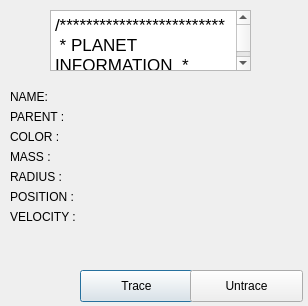
<?xml version="1.0" encoding="UTF-8"?>
<ui version="4.0">
 <class>PlanetInfo</class>
 <widget class="QDialog" name="PlanetInfo">
  <property name="geometry">
   <rect>
    <x>0</x>
    <y>0</y>
    <width>308</width>
    <height>306</height>
   </rect>
  </property>
  <property name="windowTitle">
   <string>Dialog</string>
  </property>
  <widget class="QWidget" name="formLayoutWidget">
   <property name="geometry">
    <rect>
     <x>10</x>
     <y>90</y>
     <width>291</width>
     <height>171</height>
    </rect>
   </property>
   <layout class="QFormLayout" name="formLayout">
    <item row="0" column="0">
     <widget class="QLabel" name="label">
      <property name="text">
       <string>NAME: </string>
      </property>
     </widget>
    </item>
    <item row="0" column="1">
     <widget class="QLabel" name="l_name">
      <property name="text">
       <string/>
      </property>
     </widget>
    </item>
    <item row="1" column="0">
     <widget class="QLabel" name="label_3">
      <property name="text">
       <string>PARENT : </string>
      </property>
     </widget>
    </item>
    <item row="1" column="1">
     <widget class="QLabel" name="l_parent">
      <property name="text">
       <string/>
      </property>
     </widget>
    </item>
    <item row="2" column="0">
     <widget class="QLabel" name="label_4">
      <property name="text">
       <string>COLOR : </string>
      </property>
     </widget>
    </item>
    <item row="2" column="1">
     <widget class="QLabel" name="l_color">
      <property name="text">
       <string/>
      </property>
     </widget>
    </item>
    <item row="3" column="0">
     <widget class="QLabel" name="label_5">
      <property name="text">
       <string>MASS : </string>
      </property>
     </widget>
    </item>
    <item row="3" column="1">
     <widget class="QLabel" name="l_mass">
      <property name="text">
       <string/>
      </property>
     </widget>
    </item>
    <item row="4" column="0">
     <widget class="QLabel" name="label_6">
      <property name="text">
       <string>RADIUS : </string>
      </property>
     </widget>
    </item>
    <item row="4" column="1">
     <widget class="QLabel" name="l_radius">
      <property name="text">
       <string/>
      </property>
     </widget>
    </item>
    <item row="5" column="0">
     <widget class="QLabel" name="label_7">
      <property name="text">
       <string>POSITION : </string>
      </property>
     </widget>
    </item>
    <item row="5" column="1">
     <widget class="QLabel" name="l_pos">
      <property name="text">
       <string/>
      </property>
     </widget>
    </item>
    <item row="6" column="0">
     <widget class="QLabel" name="label_8">
      <property name="text">
       <string>VELOCITY : </string>
      </property>
     </widget>
    </item>
    <item row="6" column="1">
     <widget class="QLabel" name="l_veloc">
      <property name="text">
       <string/>
      </property>
     </widget>
    </item>
   </layout>
  </widget>
  <widget class="QTextBrowser" name="textBrowser">
   <property name="geometry">
    <rect>
     <x>50</x>
     <y>10</y>
     <width>201</width>
     <height>61</height>
    </rect>
   </property>
   <property name="frameShadow">
    <enum>QFrame::Plain</enum>
   </property>
   <property name="lineWidth">
    <number>0</number>
   </property>
   <property name="html">
    <string>&lt;!DOCTYPE HTML PUBLIC &quot;-//W3C//DTD HTML 4.0//EN&quot; &quot;http://www.w3.org/TR/REC-html40/strict.dtd&quot;&gt;
&lt;html&gt;&lt;head&gt;&lt;meta name=&quot;qrichtext&quot; content=&quot;1&quot; /&gt;&lt;style type=&quot;text/css&quot;&gt;
p, li { white-space: pre-wrap; }
&lt;/style&gt;&lt;/head&gt;&lt;body style=&quot; font-family:'.SF NS Text'; font-size:13pt; font-weight:400; font-style:normal;&quot;&gt;
&lt;p style=&quot; margin-top:0px; margin-bottom:0px; margin-left:0px; margin-right:0px; -qt-block-indent:0; text-indent:0px;&quot;&gt;/*************************&lt;/p&gt;
&lt;p style=&quot; margin-top:0px; margin-bottom:0px; margin-left:0px; margin-right:0px; -qt-block-indent:0; text-indent:0px;&quot;&gt; * PLANET INFORMATION  *&lt;/p&gt;
&lt;p style=&quot; margin-top:0px; margin-bottom:0px; margin-left:0px; margin-right:0px; -qt-block-indent:0; text-indent:0px;&quot;&gt; *************************/&lt;/p&gt;&lt;/body&gt;&lt;/html&gt;</string>
   </property>
  </widget>
  <widget class="QPushButton" name="btn_trace">
   <property name="geometry">
    <rect>
     <x>80</x>
     <y>270</y>
     <width>113</width>
     <height>32</height>
    </rect>
   </property>
   <property name="text">
    <string>Trace</string>
   </property>
  </widget>
  <widget class="QPushButton" name="btn_untrace">
   <property name="geometry">
    <rect>
     <x>190</x>
     <y>270</y>
     <width>113</width>
     <height>32</height>
    </rect>
   </property>
   <property name="text">
    <string>Untrace</string>
   </property>
  </widget>
 </widget>
 <resources/>
 <connections>
  <connection>
   <sender>btn_trace</sender>
   <signal>released()</signal>
   <receiver>PlanetInfo</receiver>
   <slot>accept()</slot>
   <hints>
    <hint type="sourcelabel">
     <x>236</x>
     <y>285</y>
    </hint>
    <hint type="destinationlabel">
     <x>153</x>
     <y>152</y>
    </hint>
   </hints>
  </connection>
  <connection>
   <sender>btn_untrace</sender>
   <signal>released()</signal>
   <receiver>PlanetInfo</receiver>
   <slot>accept()</slot>
   <hints>
    <hint type="sourcelabel">
     <x>246</x>
     <y>285</y>
    </hint>
    <hint type="destinationlabel">
     <x>153</x>
     <y>152</y>
    </hint>
   </hints>
  </connection>
 </connections>
</ui>
